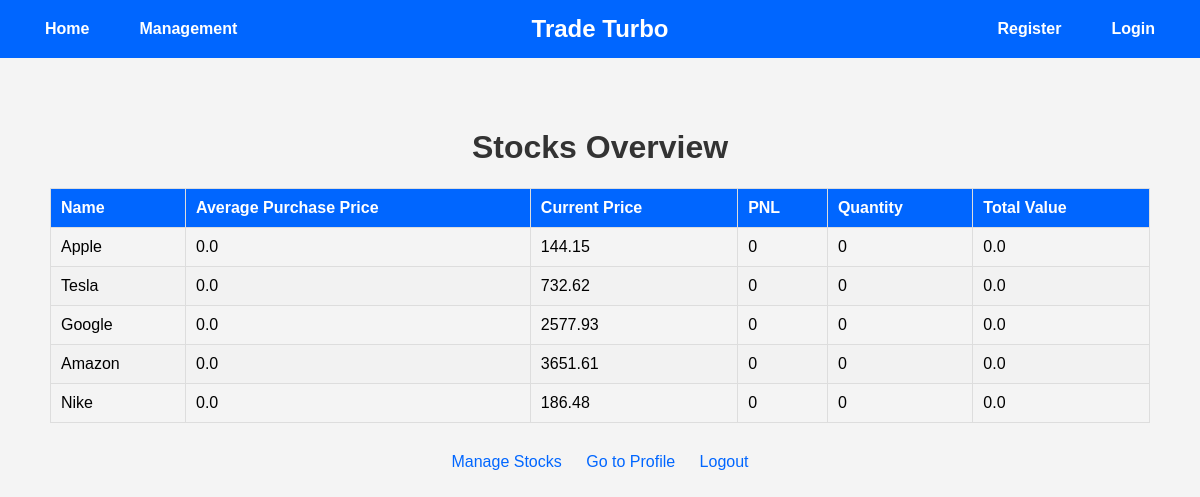
Before: /stocks with the older database file.
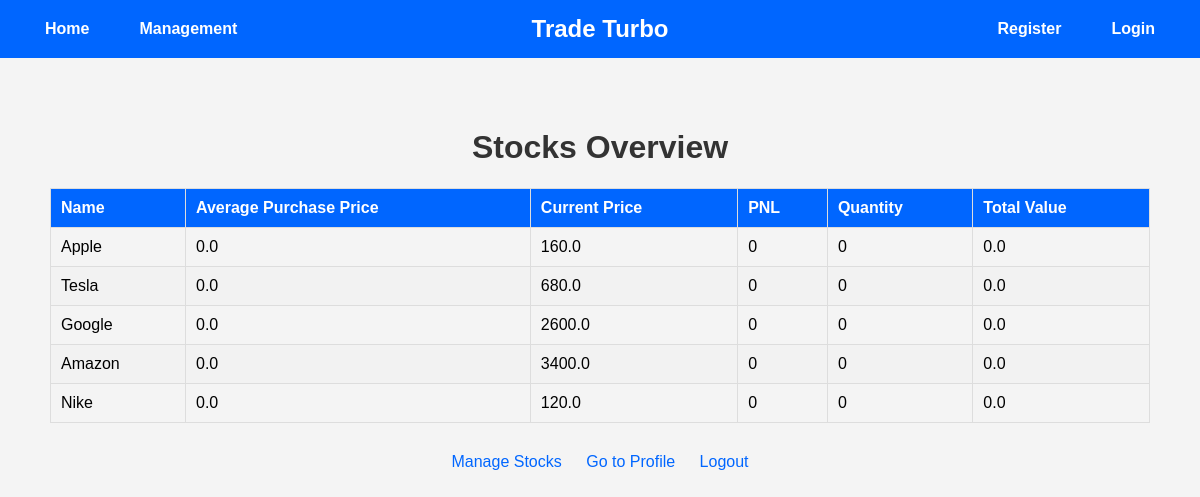
After: the same page with the newer database file.
### tables this page shows
CREATE TABLE stocks (
                    id INTEGER PRIMARY KEY AUTOINCREMENT,
                    name TEXT NOT NULL,
                    purchasePrice REAL NOT NULL,
                    currentPrice REAL NOT NULL,
                    pnl REAL NOT NULL,
                    quantity INTEGER NOT NULL DEFAULT 0,
                    totalPurchasePrice REAL NOT NULL DEFAULT 0,
                    totalValue REAL NOT NULL DEFAULT 0
                );

### app.py (the view)
@app.route("/stocks")
def stocks():
    with sqlite3.connect("database.db") as conn:
        c = conn.cursor()
        c.execute("SELECT * FROM stocks")
        stocks = c.fetchall()
    updated_stocks = []
    for stock in stocks:
        (
            stock_id,
            name,
            purchase_price,
            current_price,
            pnl,
            quantity,
            total_purchase_price,
            total_value,
        ) = stock
        if quantity > 0:
            average_purchase_price = total_value / quantity
            pnl = (current_price - average_purchase_price) * quantity
            updated_stocks.append(
                (
                    stock_id,
                    name,
                    average_purchase_price,
                    current_price,
                    round(pnl, 2),
                    quantity,
                    round(total_value, 2),
                )
            )
        else:
            updated_stocks.append(
                (
                    stock_id,
                    name,
                    purchase_price,
                    current_price,
                    0,
                    quantity,
                    round(total_value, 2),
                )
            )
    return render_template("stocks.html", stocks=updated_stocks)

### templates/stocks.html (shortened to what this page needs)
<!DOCTYPE html>
<html lang="en">
<head>
</head>
<body>
    <nav>
        <div class="nav-left">
            <ul>
                <li><a href="/current_prices">Home</a></li>
                <li><a href="/manage_stock">Management</a></li>
            </ul>
        </div>
        <div class="nav-center">
            Trade Turbo
        </div>
        <div class="nav-right">
            <ul>
                {% if session.username %}
                    <li><a href="/profile">{{ session.username }}</a></li>
                    <li><a href="/logout">Logout</a></li>
                {% else %}
                    <li><a href="/register">Register</a></li>
                    <li><a href="/login">Login</a></li>
                {% endif %}
            </ul>
        </div>
    </nav>
    <div class="container">
        <h1>Stocks Overview</h1>
        <table>
            <thead>
                <tr>
                    <th>Name</th>
                    <th>Average Purchase Price</th>
                    <th>Current Price</th>
                    <th>PNL</th>
                    <th>Quantity</th>
                    <th>Total Value</th>
                </tr>
            </thead>
            <tbody>
                {% for stock in stocks %}
                    <tr>
                        <td>{{ stock[1] }}</td>
                        <td>{{ stock[2] }}</td>
                        <td>{{ stock[3] }}</td>
                        <td>{{ stock[4] }}</td>
                        <td>{{ stock[5] }}</td>
                        <td>{{ stock[6] }}</td>
                    </tr>
                {% endfor %}
            </tbody>
        </table>
        <a href="{{ url_for('manage_stock') }}">Manage Stocks</a>
        <a href="{{ url_for('profile') }}">Go to Profile</a>
        <a href="{{ url_for('logout') }}">Logout</a>
    </div>
</body>
</html>

Changed rows visible on the page:
changed stocks "Apple": currentPrice "144.15" → "160.0"
changed stocks "Tesla": currentPrice "732.62" → "680.0"
changed stocks "Google": currentPrice "2577.93" → "2600.0"
changed stocks "Amazon": currentPrice "3651.61" → "3400.0"
changed stocks "Nike": currentPrice "186.48" → "120.0"
